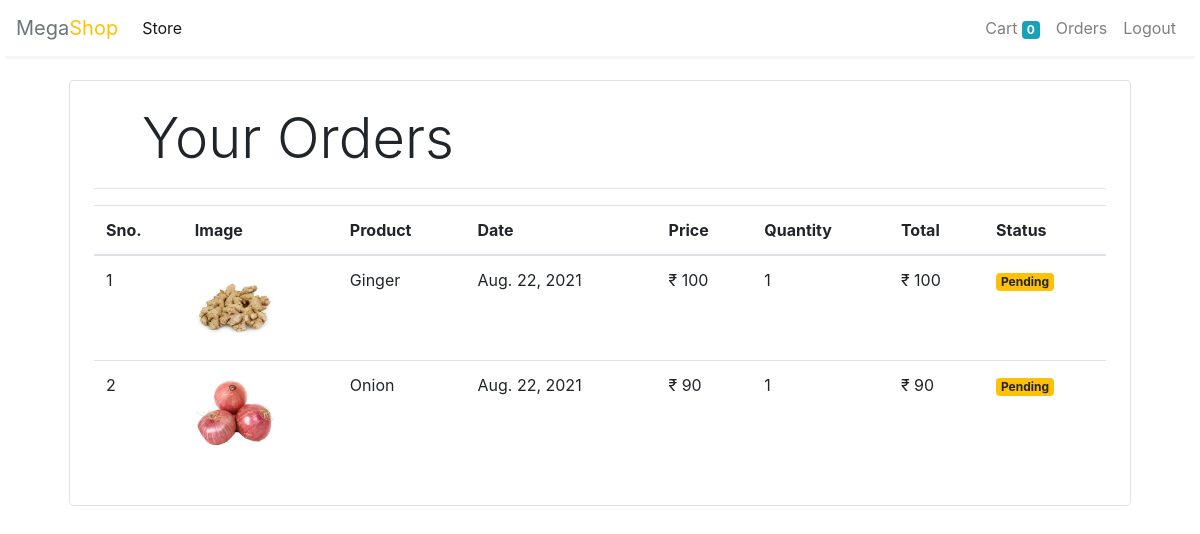
The app's page /orders (signed in), older data.
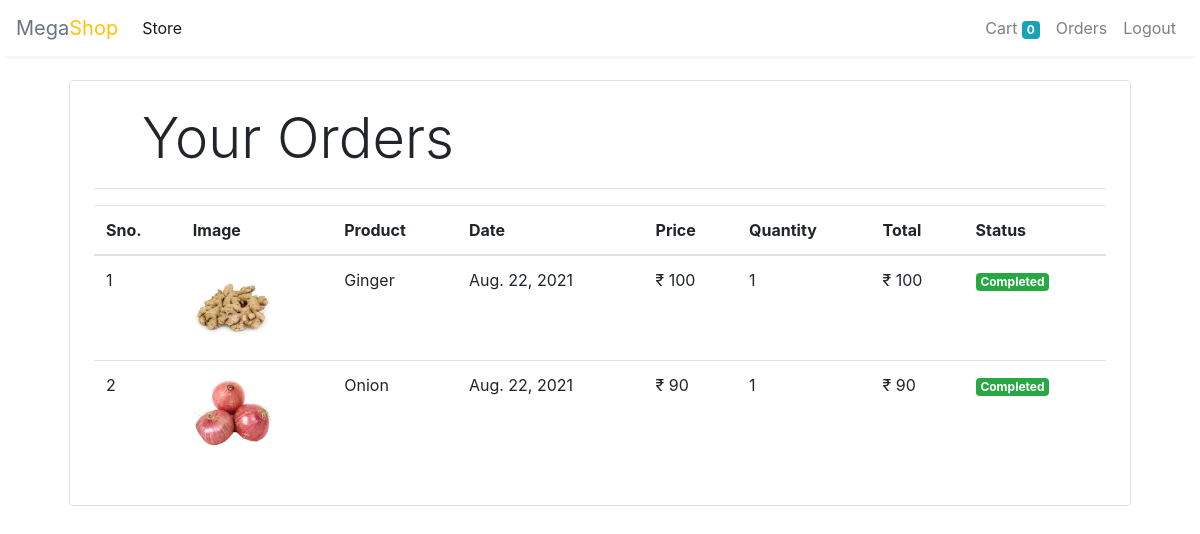
The same page, newer data.
### App/models/orders.py (models this page shows, shortened)
class Order(models.Model):
    product             = models.ForeignKey(Product, on_delete=models.CASCADE)
    customer            = models.ForeignKey(Customer, on_delete=models.CASCADE)
    quantity            = models.IntegerField(default=1)
    price               = models.IntegerField()
    address             = models.CharField(max_length=50, default='', blank=True)
    phone               = models.CharField(max_length=50, default='', blank=True)
    date                = models.DateField(default=datetime.datetime.today)
    status              = models.BooleanField(default=False)
    @staticmethod
    def get_orders_by_customer(customer_id):
        return Order.objects.filter(customer=customer_id).order_by('-date')

### App/models/product.py (models this page shows, shortened)
class Product(models.Model):
    name                = models.CharField(max_length=50)
    price               = models.IntegerField(default=0)
    category            = models.ForeignKey(Category, on_delete=models.CASCADE, default=1)
    description         = models.CharField(max_length=200, default='' , null=True , blank=True)
    image               = models.ImageField(upload_to='uploads/products/')

### MegaShop/middleware/auth.py (the view)
    def middleware(request):
        returnUrl = request.META['PATH_INFO']
        response = get_response(request)
        return response

### App/templatetags/custom_filter.py (called while the page is built)
@register.filter(name='currency')
def currency(number):
    return "₹ "+str(number)

@register.filter(name='multiply')
def multiply(number , number1):
    return number * number1

### App/views/orders.py (called while the page is built)
    def get(self , request ):
        customer    = request.session.get('customer')
        orders      = Order.get_orders_by_customer(customer)
        return render(request , 'orders.html'  , {'orders' : orders})

### MegaShop/templates/orders.html (shortened to what this page needs)
{% extends 'base.html' %}
{% block content %}
{% load cart %}
{% load custom_filter %}
<div class="container">
   <div class="border rounded p-4 m-4">
        <p class="display-4 pl-4 ml-4">Your Orders</p>
        <hr>
        <table class="table">
            <thead>
                <tr>
                    <th>Sno.</th>
                    <th>Image</th>
                    <th>Product</th>
                    <th>Date</th>
                    <th>Price</th>
                    <th>Quantity</th>
                    <th>Total</th>
                    <th>Status</th>
                </tr>
            </thead>
            <tbody>
                {% for order in orders %}
                <tr>
                    <td>{{forloop.counter}}</td>
                    <td><img style="height: 80px;" class="rounded-circle" src="{{order.product.image.url}}" alt=""></td>
                    <td>{{order.product.name}}</td>
                    <td>{{order.date}}</td>
                    <td>{{order.price|currency}}</td>
                    <td>{{order.quantity}}</td>
                    <td>{{order.quantity|multiply:order.price|currency}}</td>
                    {% if order.status %}
                    <td><small class="badge badge-success">Completed</small></td>
                    {%else%}
                    <td><small class="badge badge-warning">Pending</small></td>
                    {% endif %}
                </tr>
                {% endfor %}
            </tbody>
        </table>
   </div>
</div>
{% endblock %}

Row changes from the older to the newer data that the page shows:
changed Order "Ginger": status "Pending" → "Completed"
changed Order "Onion": status "Pending" → "Completed"
